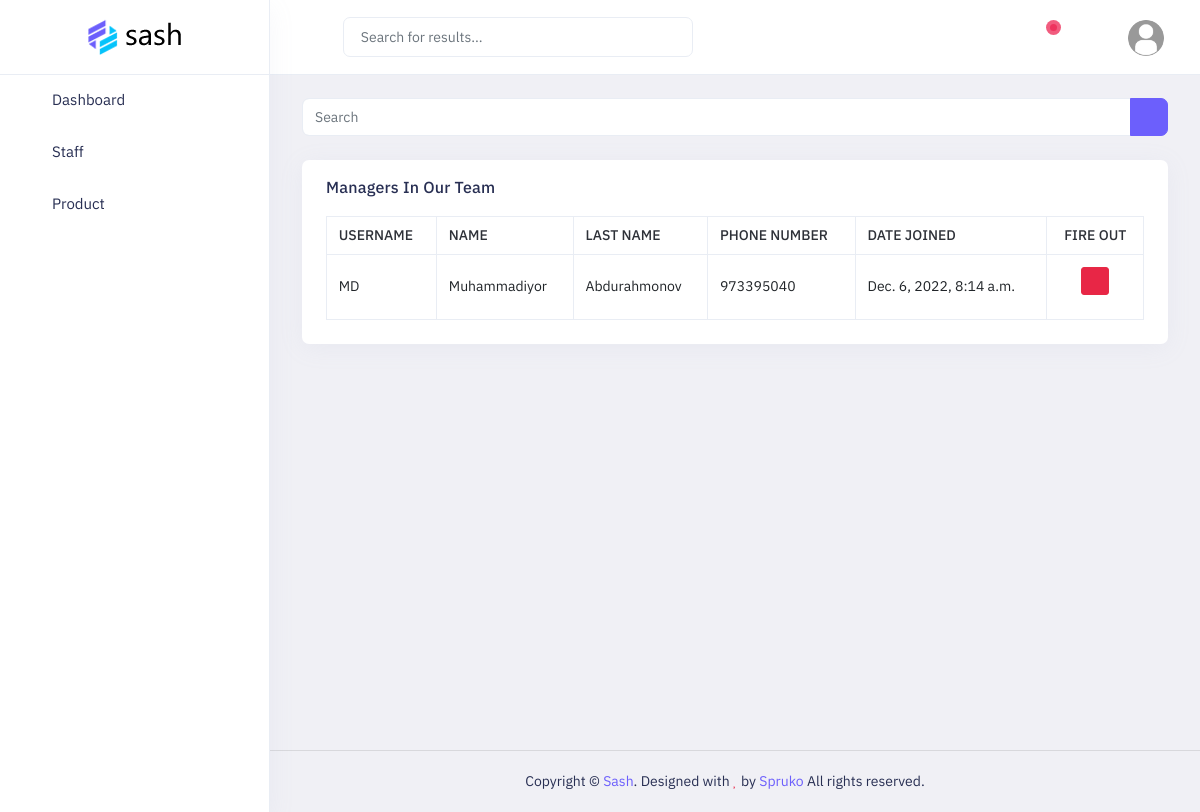
The page /managers/ (signed in) on the database its author committed.
### main/models.py (models this page shows)
class User(AbstractUser):
    role = models.SmallIntegerField(choices=(
        (1, 'director'),
        (2, 'waiter'),
        (3, 'manager'),
        (4, 'cooker'),
        (5, 'call-center'),
    ), null=True, blank=True)
    number = models.BigIntegerField(null=True, blank=True)

### main/views.py (the view)
# urls.py: path('managers/', manager_view, name='manager'),
@login_required(login_url='login')
def manager_view(request):
    usr = request.user
    if usr.role == 1:
        context = {
            'manager': User.objects.filter(role=3)
        }
        return render(request, 'staff/manager.html', context)
    elif usr.role == 3:
        context = {
            'manager': User.objects.filter(role=3)
        }
        return render(request, 'staff/manager.html', context)
    else:
        return redirect('404')

### templates/staff/manager.html (shortened to what this page needs)
{% extends "dashboard/base.html" %}
{% load static %}
{% block content %}
    <div class="main-content app-content mt-0">
        <div class="side-app">
            <div class="main-container container-fluid">
                <div class="page-header">
                    <h1 class="page-title">Manager List</h1>
                    <div>
                        <ol class="breadcrumb">
                            <li class="breadcrumb-item"><a href="javascript:void(0)">Staff</a></li>
                            <li class="breadcrumb-item active" aria-current="page">Manager List</li>
                        </ol>
                    </div>
                </div>
                <div class="row row-cards">
                    <div class="col-lg-12 col-xl-12">
                        <div class="input-group mb-5">
                            <input type="text" class="form-control" placeholder="Search">
                            <div class="input-group-text btn btn-primary">
                                <i class="fa fa-search" aria-hidden="true"></i>
                            </div>
                        </div>
                        <div class="card">
                            <div class="card-header border-bottom-0">
                                <h2 class="card-title">{{ total }} Managers In Our Team</h2>
                            </div>
                            <div class="e-table px-5 pb-5">
                                <div class="table-responsive table-lg">
                                    <table class="table border-top table-bordered mb-0">
                                        <thead>
                                            <tr>
                                                <th>Username</th>
                                                <th>Name</th>
                                                <th>Last Name</th>
                                                <th>Phone Number</th>
                                                <th>Date Joined</th>
                                                <th class="text-center">Fire Out</th>
                                            </tr>
                                        </thead>
                                        <tbody>
                                            {% for i in manager %}
                                                <tr>
                                                    <td class="text-nowrap align-middle">{{ i.username }}</td>
                                                    <td class="text-nowrap align-middle">{{ i.first_name  }}</td>
                                                    <td class="text-nowrap align-middle">{{ i.last_name  }}</td>
                                                    <td class="text-nowrap align-middle">{{ i.number  }}</td>
                                                    <td class="text-nowrap align-middle"><span>{{ i.date_joined  }}</span></td>
                                                    <td class="text-center align-middle">
                                                        {% if user.role == 1 %}
                                                            <div class="btn-group align-top">
                                                                <a class="modal-effect d-grid mb-3" data-bs-effect="effect-flip-vertical" data-bs-toggle="modal" href="#delete_manager"><button class="btn btn-sm btn-danger badge" type="button"><i class="fe fe-log-out"></i></button></a>
                                                            </div>
                                                        {% elif user == i %}
                                                            You cant fire out your self
                                                        {% else  %}
                                                            You cant fire out cause of your status
                                                        {% endif %}
                                                    </td>
                                                </tr>
                                            {% endfor %}
                                        </tbody>
                                    </table>
                                </div>
                            </div>
                        </div>
                    </div>
                </div>
            </div>
        </div>
    </div>
{% endblock %}

### static/assets/colors/color1.css (style rules this page uses)
a { color: var(--primary-bg-color); }
.btn-primary { color: #fff !important; background: var(--primary-bg-color) !important; border-color: var(--primary-bg-color) !important; }
.breadcrumb-item.active { color: #f5f3f9; }

### rows shown on the page
User: username "MD", first_name "Muhammadiyor", last_name "Abdurahmonov", number "973395040", date_joined "Dec. 6, 2022, 8:14 a.m."
